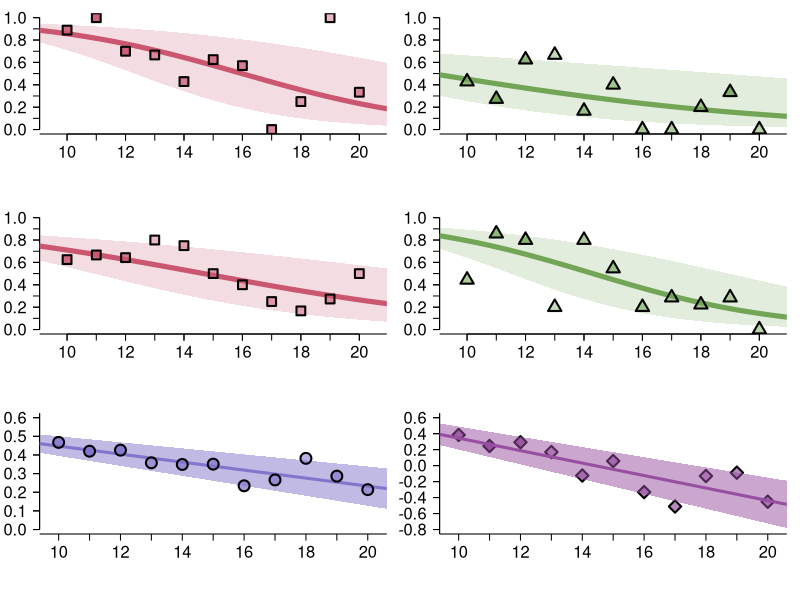

This chart was generated by the following R code:
a<-read.table('Data summary.txt', sep='\t', header=TRUE)

a[1,]

#dev.new(height=19.05, width=11.56)

######## Rule compliance: TRAFFIC LIGHTS

cols<-c( '#72a555', '#ca5670')
par(cex.lab=1.5, cex.axis=1.5, las=1, lend=1, mfrow=c(3,2), mar=c(5,3,1,1), xaxs='r', yaxs='r')

# we will look at FOLLOWING peers, which is reversed with 'compliance' for the condition in which a participant complies first (in that case, 'following peers' means violation)
a$following<-ifelse(a$comply1==1, 1-a$comply2, a$comply2)


for (firstC in 1:0){
	# make empty plots
	plot(0, type='n', xlim=c(9.5,20.5), ylim=c(0,1), xlab='', ylab='', axes=FALSE)
	axis(1, at=9:21, labels=FALSE)
	axis(1, at=5:10*2)
	axis(2, at=0:10/10, labels=FALSE)
#	if (firstC==1) 
	axis(2, at=0:5/5)
	
	# only look at those who complied OR violated first (depending on iterator 'firstC')
	b<-subset(a, a$comply1==firstC)
	

	b$comply2r<-b$following
	
	# run the regression and calculate predicted line across ages
	m1<-glm(comply2r ~ age, family='binomial', data=b)
#	abline(m1)
	x<-900:2100/100	
	a1<-coef(m1)[1]; b1<-coef(m1)[2]
	Z<-a1+b1*x
	y<-1/(1+exp(-Z))
#	visreg(m1)

	s<-summary(m1)$coefficients
	uppZ<- s[1] + (s[2]+s[4])*x
	y_upp<- 1/(1+exp(-uppZ));
	lwrZ<- s[1] + (s[2]-s[4])*x
	y_lwr<- 1/(1+exp(-lwrZ));
	
	polygon(c(x,rev(x)),c(y_upp, rev(y_lwr)), col=adjustcolor(cols[firstC+1], alpha=0.2), border=FALSE)
	
	lines(x,y, col=cols[firstC+1], lwd=5)	

	# add data points per age cohort
	for (ag in 10:20){
		d<-subset(b, b$age==ag)
		m<-mean(d$comply2)
		s<-sd(d$comply2)/sqrt(nrow(d))
#		arrows(ag,m-s,ag,m+s,code=0,col=cols[firstC+1])
		y<-m
		if (firstC==1)y<-1-m
		points(ag,y, pch=22+(1-firstC)*2, bg=adjustcolor(cols[firstC+1], alpha=0.2+0.8*nrow(d)/11), cex=2, lwd=2)
		
#		text(ag, 1.08, nrow(d), col='black', cex=1.5)
		
	}
}


######## Prosociality: Dictator Game

# calculate donations (rather than amount kept)
a$d1s<-10-a$DG_self_SELFISH
a$d2s<-10-a$DG_self_withSocInfo_SELFISH
a$d1f<-10-a$DG_self_FAIR
a$d2f<-10-a$DG_self_withSocInfo_FAIR


# calculate switching
a$switchedFair<-ifelse(a$d1f<a$d2f,1,0)
a$switchedSelfish<-ifelse(a$d1s>a$d2s,1,0)


for (otherSelfish in 1:0){
	# create empty plot
	plot(0, type='n', xlim=c(9.5, 20.5), ylim=c(0,1), xlab='', ylab='', axes=FALSE)
	axis(1, at=9:21, labels=FALSE)
	axis(1, at=5:10*2)
	axis(2, at=0:10/10, labels=FALSE)
#	if (otherSelfish==1) 
	axis(2, at=0:5/5)


	# run regression, exclude those that matched the social information (switching would have a different meaning in those cases)
	m1<-glm(switchedFair~age, data=subset(a, a$d1f<5), family='binomial')
	if (otherSelfish==1) m1<-glm(switchedSelfish~age, data=subset(a, a$d1s>0), family='binomial')

	# add regression line to the chart	
	x<-900:2100/100	
	a1<-coef(m1)[1]; b1<-coef(m1)[2]
	Z<-a1+b1*x
	y<-1/(1+exp(-Z))
#	visreg(m1)

	s<-summary(m1)$coefficients
	uppZ<- s[1] + (s[2]+s[4])*x
	y_upp<- 1/(1+exp(-uppZ));
	lwrZ<- s[1] + (s[2]-s[4])*x
	y_lwr<- 1/(1+exp(-lwrZ));
	
	polygon(c(x,rev(x)),c(y_upp, rev(y_lwr)), col=adjustcolor(cols[1+otherSelfish], alpha=0.2), border=FALSE)
	
	lines(x,y, col=cols[1+otherSelfish], lwd=5)	
	
		# loop over ages
	for (ag in 10:20){
		b<-subset(a, a$age==ag)
		
		#count instances in which switching took place out of all *valid* instances (in which switching was possible)
		nS<-0; kS<-0
		nF<-0; kF<-0;
		for (i in 1:nrow(b)){
			# when observing a SELFISH peer, only include those who donated more than 0 in the solo condition
			if (!is.na(b$switchedSelfish[i]) && b$d1s[i]>0){
				nS<-nS+1;
				kS<-kS+b$switchedSelfish[i];
			}
			# when observing a FAIR peer, only include those who donated less than 5 in the solo condition			
			if (!is.na(b$switchedFair[i]) && b$d1f[i]<5){
				nF<-nF+1;
				kF<-kF+b$switchedFair[i];
			}
		}
		
		# add points to the chart
		if (otherSelfish==1){
			points(ag, kS/nS, pch=22, bg=adjustcolor(cols[2], alpha=0.2+0.8*nS/20), cex=2, lwd=2)
			text(ag, 1.18, nS, col=cols[2], cex=1.2)
		}
		if (otherSelfish==0){
			points(ag, kF/nF, pch=24, bg=adjustcolor(cols[1], alpha=0.2+0.8*nF/20), cex=2, lwd=2)
		
#			text(ag, 1.18, nF, col=cols[1], cex=1.2)
		}
		
	}
	
}

###### Belief formation: BEAST ######

cols<-c("#8176cc","#5ba966", "#c75a93")

plot(0, type='n', xlim=c(9.8,20.2), ylim=c(0,0.6), axes=FALSE, ylab='', xlab='')
axis(1, at=9:21)
axis(2, at=0:10/10, labels=FALSE)
axis(2, at=0:10/10)
m1<-lm(BEAST_S~age + female, data=a)
m1b<-lm(BEAST_S~age, data=a)
summ<-summary(m1b)$coefficients

x<-90:210/10
xx<-c(x,rev(x))
a1<-summ[1]
b1<-summ[2]

b_si<-summ[4]

y<-a1+b1*x

y_lo<-a1+(b1-b_si)*x
y_hi<-a1+(b1+b_si)*x
yy<-c(y_lo, rev(y_hi))

polygon(xx, yy, col=adjustcolor(cols[1], alpha=0.5), border=FALSE)
lines(x,y, lwd=3, col=cols[1])

for (ag in 10:20){
	b<-subset(a, a$age==ag)
	
	x<-b$BEAST_S
	

	
	# summary stats per treatment
	y<-mean(x, na.rm=T)
	
	w<-summary(x)
	IQR<-w[5]-w[2]
	se<- sd(x)/sqrt(length(x))	
	#interquartile
#	rect(ag-0.3,w[2],ag+0.3,w[5],col=adjustcolor(cols[1], alpha=0.3),lwd=2)
#	arrows(ag, w[2]-1.5*IQR, ag,w[2], code=0)
#	arrows(ag,w[5],ag,w[5]+1.5*IQR, code=0)

#	arrows(ag, y-sd(x), ag,w[2], code=0, lwd=1.5)
#	arrows(ag,w[5],ag,y+sd(x), code=0, lwd=1.5)

#	arrows(ag,y-se,ag,y+se, code=0, lwd=2)
#	points(ag,y, pch=21, bg=cols[1], cex=2, lwd=2)
	
	#median
#	arrows(ag-0.3, w[3], ag+0.3, w[3], lwd=4, code=0, col='black')
	
	#mean
#	arrows(ag-0.3, y, ag+0.3, y, lwd=2, code=0, col=cols[1])
	points(ag, y, pch=21, cex=2.2,bg=adjustcolor(cols[1], alpha=0.2+0.8*length(x)/20), lwd=2)
#	points(ag, kF/nF, pch=24, bg=adjustcolor(cols[1], alpha=0.2+0.8*nF/20), cex=2, lwd=2)
	
	#individual data points
	for (j in 1:nrow(b)){
		x1<-ag-0.2+runif(1)*0.4
#		points(x1, b$BEAST_S[j], pch=16, col='grey40', cex=0.6)
	}
#	text(ag, 1.09, nrow(b), cex=1.5)
}


######## Factor Analysis #########

library('psych')
fa1 <- fa(cbind(a$following, a$S_DG, a$BEAST_S), nfactors=1)
a$fa1<-fa1$scores;

plot(0, type='n', xlim=c(9.8,20.2), ylim=c(-0.8,0.6), axes=FALSE, ylab='', xlab='')
axis(1, at=9:21)
axis(2, at=-5:5/5, labels=FALSE)
axis(2, at=-5:5/5)

cols<-c('#9750a1')

for (ag in 10:20){
	b<-subset(a, a$age==ag)
	
	x<-b$fa1
	

	
	# summary stats per treatment
	y<-mean(x, na.rm=T)
	
	w<-summary(as.numeric(x))
	IQR<-w[5]-w[2]
	se<- sd(x)/sqrt(length(x))	
	#interquartile
#	rect(ag-0.3,w[2],ag+0.3,w[5],col=adjustcolor("#9750a1", alpha=0.3),lwd=2)
#	arrows(ag, w[2]-1.5*IQR, ag,w[2], code=0)
#	arrows(ag,w[5],ag,w[5]+1.5*IQR, code=0)
#	arrows(ag, y-sd(x), ag,w[2], code=0, lwd=1.5)
#	arrows(ag,w[5],ag,y+sd(x), code=0, lwd=1.5)
	
	#median
#	arrows(ag-0.3, w[3], ag+0.3, w[3], lwd=4, code=0, col='black')
	
	#mean
#	arrows(ag-0.3, y, ag+0.3, y, lwd=2, code=0, col=cols[1])
	
	points(ag, y, pch=23, cex=2,bg=adjustcolor(cols[1], alpha=0.2+0.8*length(x)/20), lwd=2)
	
	#individual data points
	for (j in 1:nrow(b)){
		x1<-ag-0.2+runif(1)*0.4
#		points(x1, b$fa1[j], pch=16, col='grey40', cex=0.6)
	}
#	text(ag, 1.09, nrow(b), cex=1.5)
}

m1b<-lm(fa1~age, data=a)
summ<-summary(m1b)$coefficients

x<-90:210/10
xx<-c(x,rev(x))
a1<-summ[1]
b1<-summ[2]

b_si<-summ[4]

y<-a1+b1*x

y_lo<-a1+(b1-b_si)*x
y_hi<-a1+(b1+b_si)*x
yy<-c(y_lo, rev(y_hi))

polygon(xx, yy, col=adjustcolor(cols[1], alpha=0.5), border=FALSE)
lines(x,y, lwd=3, col=cols[1])

